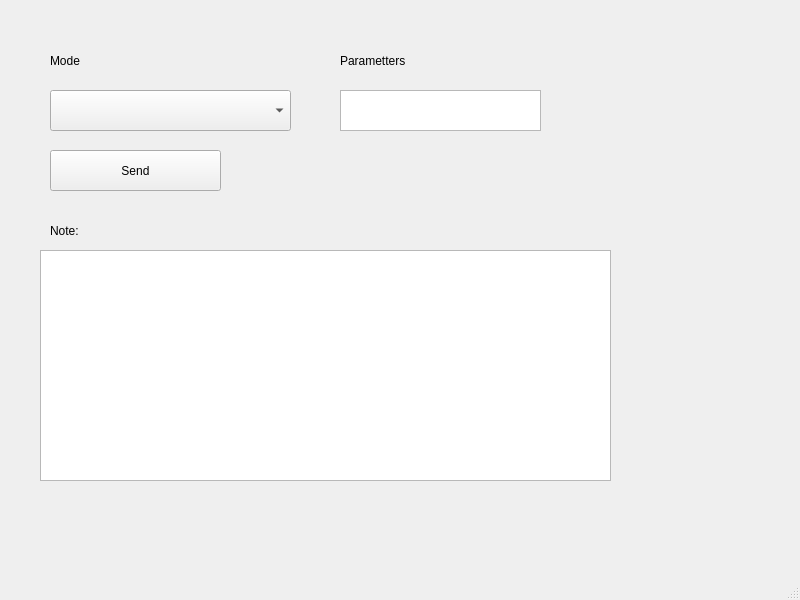
<?xml version="1.0" encoding="UTF-8"?>
<ui version="4.0">
 <class>MainWindow</class>
 <widget class="QMainWindow" name="MainWindow">
  <property name="geometry">
   <rect>
    <x>0</x>
    <y>0</y>
    <width>800</width>
    <height>600</height>
   </rect>
  </property>
  <property name="windowTitle">
   <string>MainWindow</string>
  </property>
  <widget class="QWidget" name="centralwidget">
   <widget class="QComboBox" name="comboBox">
    <property name="geometry">
     <rect>
      <x>50</x>
      <y>90</y>
      <width>241</width>
      <height>41</height>
     </rect>
    </property>
   </widget>
   <widget class="QPushButton" name="pushButton">
    <property name="geometry">
     <rect>
      <x>50</x>
      <y>150</y>
      <width>171</width>
      <height>41</height>
     </rect>
    </property>
    <property name="text">
     <string>Send</string>
    </property>
   </widget>
   <widget class="QLabel" name="label">
    <property name="geometry">
     <rect>
      <x>340</x>
      <y>40</y>
      <width>111</width>
      <height>41</height>
     </rect>
    </property>
    <property name="text">
     <string>Parametters</string>
    </property>
   </widget>
   <widget class="QPlainTextEdit" name="plainTextEdit">
    <property name="geometry">
     <rect>
      <x>340</x>
      <y>90</y>
      <width>201</width>
      <height>41</height>
     </rect>
    </property>
   </widget>
   <widget class="QLabel" name="label_2">
    <property name="geometry">
     <rect>
      <x>50</x>
      <y>40</y>
      <width>111</width>
      <height>41</height>
     </rect>
    </property>
    <property name="text">
     <string>Mode</string>
    </property>
   </widget>
   <widget class="QLabel" name="label_3">
    <property name="geometry">
     <rect>
      <x>50</x>
      <y>220</y>
      <width>141</width>
      <height>21</height>
     </rect>
    </property>
    <property name="text">
     <string>Note:</string>
    </property>
   </widget>
   <widget class="QTextEdit" name="Note_txt">
    <property name="geometry">
     <rect>
      <x>40</x>
      <y>250</y>
      <width>571</width>
      <height>231</height>
     </rect>
    </property>
   </widget>
  </widget>
  <widget class="QMenuBar" name="menubar">
   <property name="geometry">
    <rect>
     <x>0</x>
     <y>0</y>
     <width>800</width>
     <height>22</height>
    </rect>
   </property>
  </widget>
  <widget class="QStatusBar" name="statusbar"/>
 </widget>
 <resources/>
 <connections/>
</ui>
